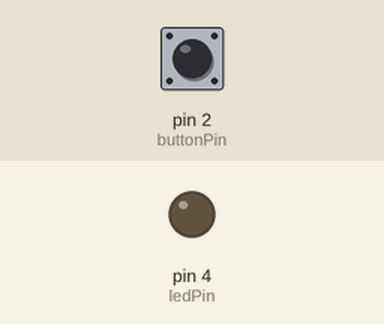
This sketch was run on a simulated Arduino Uno, built with avr-gcc and run on an emulated ATmega328P. Shown: output pins drawn as LEDs (lit = HIGH). The inputs (shaded band) are chosen by the test bench; at power-on: pin 2 (buttonPin) HIGH. What the sketch prints to the serial monitor is not drawn.

Above: at 1.2 s.
1.3 s: pin 2 (buttonPin) pulled LOW for 0.15 s
At 2.3 s:
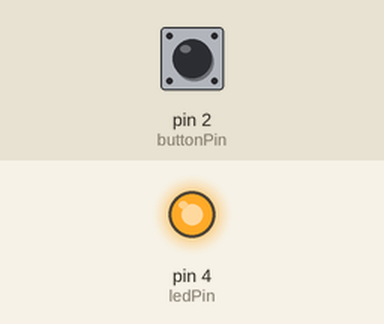
2.9 s: pin 2 (buttonPin) pulled LOW for 1 s
At 3.5 s:
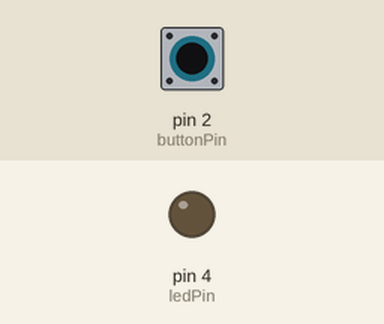
5.4 s: pin 2 (buttonPin) pulled LOW for 3.2 s
At 6.6 s:
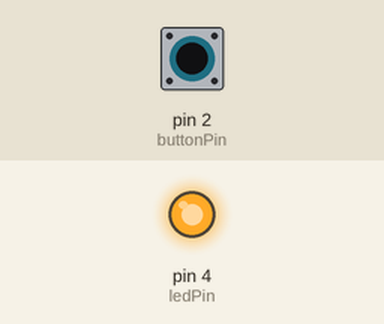
Timing chart, 0 to 8.4 s (numbered marks = the images above; inputs shaded):
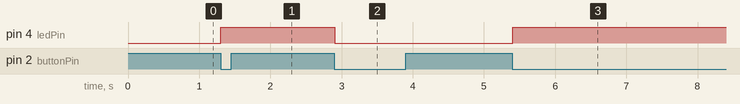

The sketch:

semana04-0307b.ino
```cpp
/**
  * "Un boton que deja encendido o apagado"
  *
  * const se refiere a variables que no queremos cambiar su valor
  * De esta manera no cometeremos errores de valor entre tarjeta y código
  *
  * INPUT_PULLUP define al boton como
  *   LOW cuando no hace contacto estando fisicamente ABAJO
  *   HIGH cuando esta arriba estando fisicamente ARRIBA
  * estos valores son inverson en general cuando se usan otros inputs digitales
  * como conecciones entre circuitos accionados por noDedos
  */

const int buttonPin = 2;  // Pin del botón
const int ledPin = 4;    // Pin del LED

int buttonState = 0;      // Variable para almacenar el estado del botón
int lastButtonState = 0;  // Variable para almacenar el último estado del botón
int ledState = LOW;       // Estado actual del LED

void setup() {
  pinMode(buttonPin, INPUT_PULLUP); // Configurar el pin del botón como entrada
  pinMode(ledPin, OUTPUT);   // Configurar el pin del LED como salida

  Serial.begin(9600);       // NECESITO SABER
}

void loop() {
  // Leer el estado actual del botón
  buttonState = digitalRead(buttonPin);

  // NECESITAS SABER LA NATURALEZA DE ENTRADA
  Serial.println(buttonState);

  // Comprobar si el estado del botón ha cambiado
  //
  if (buttonState != lastButtonState) {
    if (buttonState == LOW) {
      // Cambiar el estado del LED cuando el botón es presionado
      ledState = !ledState;
      digitalWrite(ledPin, ledState);
    }
    delay(50);  // Pequeña pausa para evitar rebotes del botón
  }

  // Actualizar el último estado del botón
  lastButtonState = buttonState;
}
```

Measured:
- after the input at 1.3 s, pin 4 (ledPin): LOW → HIGH at once
- after the input at 2.9 s, pin 4 (ledPin): HIGH → LOW at once
- after the input at 5.4 s, pin 4 (ledPin): LOW → HIGH at once
